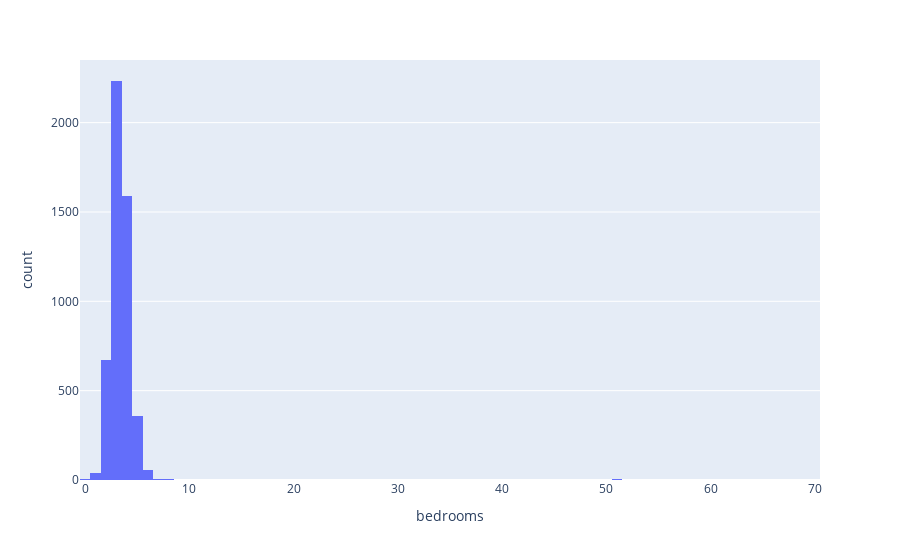

The notebook cell saved with this chart:
### Markdown cell above
### Observations

We observe the following points regarding the dataset:

- **Price** follows a chi-squared distribution, but its maximum value is **7,062,500**, which could either be a valid value or an outlier. Further investigation is required to determine its nature.
- **Bedrooms** contains several outliers, with values that are significantly distant from the center of the distribution. A histogram will be created to explore its distribution in more detail. The statistical summary also reveals an instance with **70 bedrooms**, which is an extreme value.
- **Sqft_living** follows a chi-squared distribution, which is acceptable. However, the boxplot reveals several **outliers on the right side** of the distribution. A histogram will be generated for further analysis.
- **Sqft_lot** has a high concentration of values near **0**, likely due to the presence of **-1** as the minimum value, indicating undeclared missing values.
- **Floors** contains instances where the total number of floors is **1.5**, as confirmed earlier. Additionally, there is a small bar between **2 and 3**, which could indicate an **out-of-range value**.
- In **sqft_above**, which represents the total above-ground surface area of the house, the **maximum value is lower** than the maximum value of **sqft_living**, which only accounts for the living room. This indicates a **discrepancy** between these two related variables, as the living room size cannot exceed the total above-ground area of the house. This will be further analyzed.
- **Waterfront**, as noted earlier, contains **negative values (-1)**, which indicate undeclared missing values.
- **Condition** contains the value **?**, which we will interpret as referring to an **unknown condition**.

These observations highlight areas of the dataset that require further cleaning and analysis before proceeding with model development.

### Code cell
figB= px.histogram(viviendas,x="bedrooms")

figB.show()

### Figure 1 — Plotly figure (JSON) as saved in the notebook; plotly's stock layout.template omitted (floating-point values rounded to 4 significant figures; data arrays with more than 128 entries replaced by an {"elided": "..."} marker saying what was removed)
{"data": [{"alignmentgroup": "True", "bingroup": "x", "hovertemplate": "bedrooms=%{x}<br>count=%{y}<extra></extra>", "legendgroup": "", "marker": {"color": "#636efa", "pattern": {"shape": ""}}, "name": "", "offsetgroup": "", "orientation": "v", "showlegend": false, "type": "histogram", "x": {"elided": "5000 int values"}, "xaxis": "x", "yaxis": "y"}], "layout": {"autosize": true, "barmode": "relative", "legend": {"tracegroupgap": 0}, "margin": {"t": 60}, "xaxis": {"anchor": "y", "autorange": true, "domain": [0, 1], "range": [-0.5, 70.5], "title": {"text": "bedrooms"}, "type": "linear"}, "yaxis": {"anchor": "x", "autorange": true, "domain": [0, 1], "range": [0, 2351.0], "title": {"text": "count"}}}}
